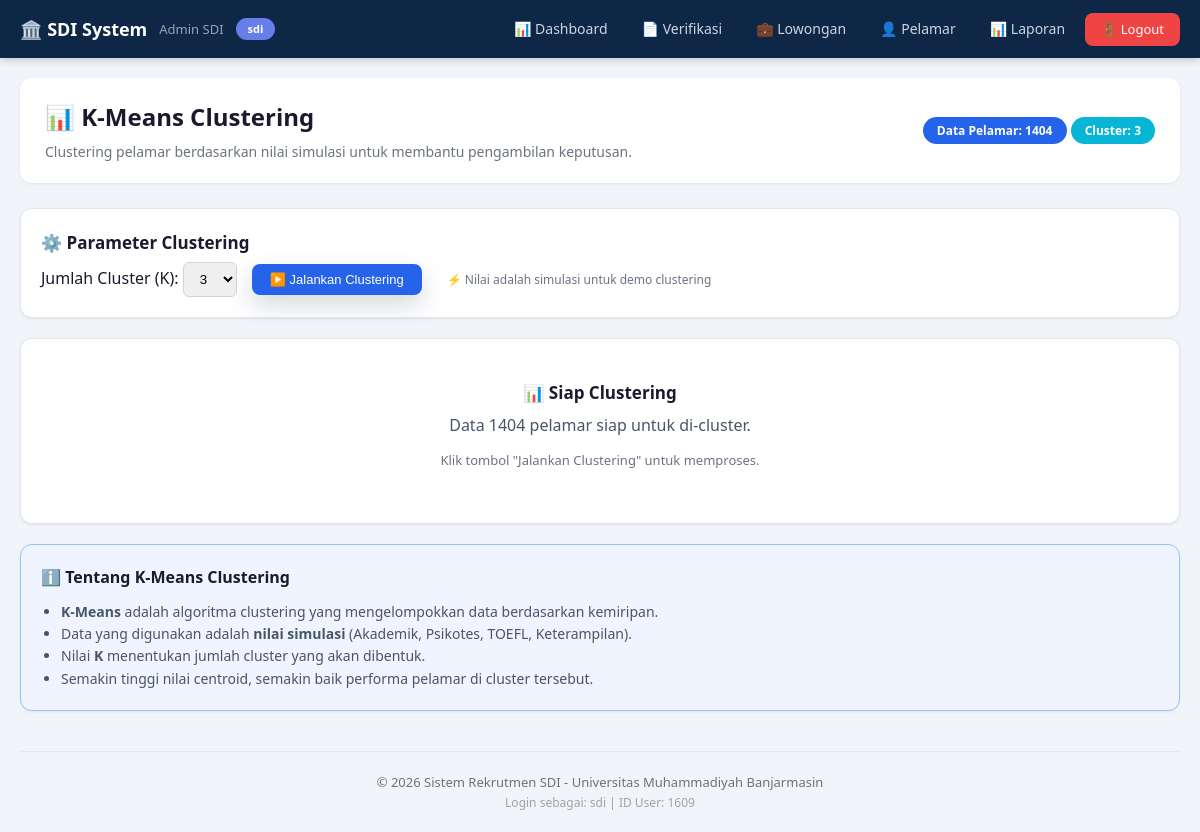
Screenshot of /clustering.php (signed in) with the database file from the repository.
### tables this page shows
CREATE TABLE `users` (
  `id_user` int NOT NULL,
  `id_role` int NOT NULL,
  `nik` varchar(20) NOT NULL,
  `nama_lengkap` varchar(100) NOT NULL,
  `email` varchar(100) NOT NULL,
  `password` varchar(255) NOT NULL,
  `no_hp` varchar(100) NOT NULL,
  `alamat` text NOT NULL,
  `status_aktif` tinyint(1) NOT NULL DEFAULT '1'
);

CREATE TABLE `roles` (
  `id_role` int NOT NULL,
  `nama_role` varchar(50) NOT NULL,
  `keterangan` varchar(100) DEFAULT NULL
);

### _layout_top.php (the view, shortened to what this page needs)
<?php
$role_id = $user['id_role'] ?? 0;
$role_name = $user['nama_role'] ?? 'Unknown';
$base_url = '/reknew/admin/';
$nav_links = [];
switch ($role_id) {
    case 2:
        $nav_links = [
            ['url' => $base_url . 'dashboard.php', 'label' => '📊 Dashboard'],
            ['url' => $base_url . 'verifikasi_lamaran.php', 'label' => '📄 Verifikasi'],
            ['url' => $base_url . 'kelola_lowongan.php', 'label' => '💼 Lowongan'],
            ['url' => $base_url . 'data_pelamar.php', 'label' => '👤 Pelamar'],
            ['url' => $base_url . 'laporan.php', 'label' => '📊 Laporan'],
        ];
        break;
}
$current_page = basename($_SERVER['PHP_SELF']);
function isActive($url, $current_page) {
    return basename($url) == $current_page ? 'active' : '';
}
?>
<!DOCTYPE html>
<html lang="id">
<head>
    <link rel="stylesheet" href="assets/style.css">
</head>
<body>
<nav class="admin-nav">
    <div class="nav-inner">
        <div class="nav-brand">
            🏛️ SDI System
            <span><?= htmlspecialchars($user['nama_lengkap'] ?? '') ?></span>
            <span class="badge-role"><?= htmlspecialchars($role_name) ?></span>
        </div>
        <div class="nav-links">
            <?php foreach($nav_links as $link): ?>
                <a href="<?= $link['url'] ?>" class="<?= isActive($link['url'], $current_page) ?>">
                    <?= $link['label'] ?>
                </a>
            <?php endforeach; ?>
            <a href="/reknew/logout.php" class="btn-logout">🚪 Logout</a>
        </div>
    </div>
</nav>
<div class="container">

### _layout_bottom.php
    <footer style="margin-top:40px;padding-top:20px;border-top:1px solid #e5e7eb;text-align:center;color:#6b7280;font-size:13px;">
        <p>© <?= date('Y') ?> Sistem Rekrutmen SDI - Universitas Muhammadiyah Banjarmasin</p>
        <p style="font-size:12px;color:#9ca3af;">
            Login sebagai: <?= htmlspecialchars($role_name ?? '') ?> |
            ID User: <?= htmlspecialchars($user['id_user'] ?? '') ?>
        </p>
    </footer>
</div>
</body>
</html>

### style.css (style rules this page uses)
:root { --primary: #0f2747; --primary-2: #153a63; --accent: #d4af37; --accent-soft: #f7edcf; --bg: #f5f7fa; --surface: #ffffff; --surface-2: #f8fafc; --border: #e2e8f0; --text: #1f2937; --muted: #64748b; --success: #15803d; --success-bg: #dcfce7; --warning: #a16207; --warning-bg: #fef3c7; --danger: #b91c1c; --danger-bg: #fee2e2; --info: #1d4ed8; --info-bg: #dbeafe; --shadow-sm: 0 4px 16px rgba(15, 39, 71, 0.06); --shadow: 0 18px 55px rgba(15, 39, 71, 0.1); --radius: 18px; }
* { box-sizing: border-box; }
html { scroll-behavior: smooth; }
body { margin: 0; font-family: Inter, system-ui, -apple-system, BlinkMacSystemFont, "Segoe UI", Arial, sans-serif; background: var(--bg); color: var(--text); line-height: 1.6; }
a { text-decoration: none; color: inherit; }
.container { max-width: 1180px; margin: 0 auto; padding: 0 20px; }
.nav-inner { max-width: 1180px; margin: 0 auto; padding: 14px 20px; display: flex; align-items: center; justify-content: space-between; gap: 18px; }
.nav-links { display: flex; align-items: center; gap: 8px; flex-wrap: wrap; }
.nav-links a:not(.btn) { padding: 10px 12px; border-radius: 12px; color: #334155; font-weight: 700; font-size: 14px; }

### _layout_top.php (style rules this page uses)
* { margin: 0; padding: 0; box-sizing: border-box; }
body { font-family: 'Segoe UI', Tahoma, Geneva, Verdana, sans-serif; background: #f1f5f9; color: #1a1a2e; }
.container { max-width: 1400px; margin: 0 auto; padding: 20px; }
.admin-nav { background: #0f2747; color: white; padding: 0 20px; position: sticky; top: 0; z-index: 100; box-shadow: 0 2px 8px rgba(0,0,0,0.2); }
.admin-nav .nav-inner { max-width: 1400px; margin: 0 auto; display: flex; justify-content: space-between; align-items: center; flex-wrap: wrap; gap: 10px; padding: 12px 0; }
.admin-nav .nav-brand { display: flex; align-items: center; gap: 12px; font-size: 18px; font-weight: 700; color: white; }
.admin-nav .nav-brand span { font-size: 13px; font-weight: 400; color: #94a3b8; }
.admin-nav .nav-brand .badge-role { background: #667eea; color: white; padding: 2px 12px; border-radius: 20px; font-size: 11px; font-weight: 600; }
.admin-nav .nav-links { display: flex; align-items: center; gap: 6px; flex-wrap: wrap; }
.admin-nav .nav-links a { color: #cbd5e1; text-decoration: none; padding: 6px 14px; border-radius: 8px; font-size: 14px; transition: all 0.2s; font-weight: 500; }
.admin-nav .nav-links .btn-logout { background: #ef4444; color: white; padding: 6px 16px; border-radius: 8px; font-size: 13px; font-weight: 500; border: none; cursor: pointer; transition: all 0.2s; text-decoration: none; }

### rows the page displays
users: nama_lengkap "Admin SDI", id_role.nama_role "sdi", id_user "1609"

### other values shown
$link['label'] "📊 Dashboard"
$link['label'] "📄 Verifikasi"
$link['label'] "💼 Lowongan"
$link['label'] "👤 Pelamar"
$link['label'] "📊 Laporan"
count($data) "1404"
$k "3"
